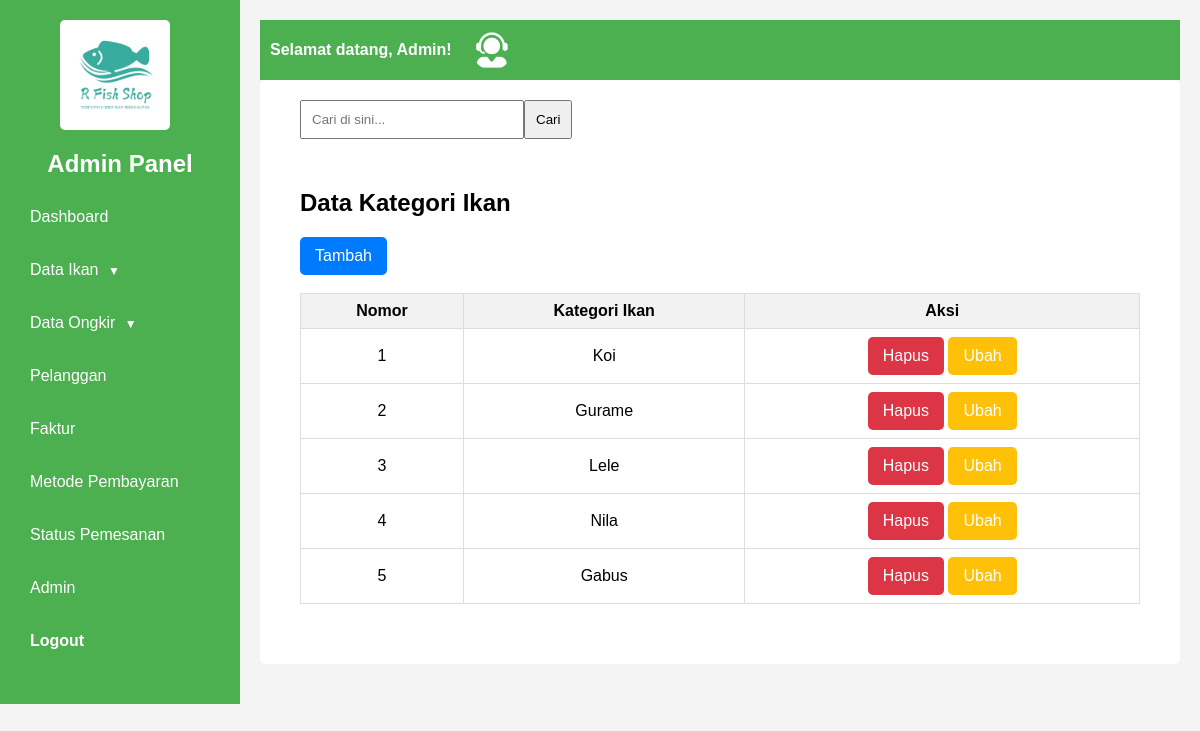
The app's page /admin/index.php?halaman=kategori (signed in) with its own data.
### tables this page shows
CREATE TABLE `kategori` (
  `id_kategori` varchar(10) NOT NULL,
  `kategori` varchar(59) NOT NULL
);

### admin/kategori.php (the view)
<div class="report-box">
	<form action="index.php?halaman=carikategori" method="POST" class="search-box-data">
        <input type="text" name="keyword" placeholder="Cari di sini..." autocomplete="off">
        <button type="submit" name="cari">Cari</button>
    </form>
	<div class="product-table-container">
    <h2>Data Kategori Ikan</h2>
    <a href="index.php?halaman=tambahkategori" class="btn-custom-primary">Tambah</a><br><br>
	<table class="product-table">
    <thead>
		<tr>
			<th>Nomor</th>
			<th>Kategori Ikan</th>
			<th>Aksi</th>
		</tr>
	</thead>
    <tbody>
		<?php $nomor=1; ?>
		<?php $ambil=$koneksi->query("SELECT * FROM kategori");
		while($pecah = $ambil->fetch_assoc()){?>
		<tr>
			<td><center><?php echo $nomor; ?></td>
			<td><?php echo $pecah['kategori']; ?></td>
			<td>
				<a href="hapuskategori.php?id_kategori=<?php echo $pecah['id_kategori']?>" onclick="return confirm('Apakah Anda yakin ingin menghapus data?')" class="btn-custom-danger" name="hapus">Hapus</a>
				<a href="index.php?halaman=ubahkategori&id_kategori=<?php echo $pecah['id_kategori']?>" class="btn-custom-warning">Ubah</a>
			</td>
		</tr>
		<?php $nomor++; ?>
		<?php } ?>
	</tbody>
    </table>
    </div>
</div>

### css/styleadmin.css (style rules this page uses)
body { font-family: Arial, sans-serif; margin: 0; padding: 0; background-color: #f4f4f4; }
.report-box { background: #fff; padding: 20px; margin-bottom: 20px; border-radius: 5px; box-sizing: border-box; }
.search-box-data { display: flex; margin-left: 20px; margin-bottom: 10px; }
.search-box-data input { padding: 10px; width: 200px; }
.search-box-data button { padding: 10px; }
.product-table-container { background: #fff; padding: 20px; border-radius: 5px; margin-bottom: 20px; }
.product-table { width: 100%; border-collapse: collapse; }
.product-table th, .product-table td { border: 1px solid #ddd; padding: 8px; text-align: center; }
.product-table th { background: #f2f2f2; }
.btn-custom-primary { display: inline-block; padding: 10px 15px; color: white; background-color: #007bff; border: none; border-radius: 5px; text-decoration: none; text-align: center; }
.btn-custom-danger { display: inline-block; padding: 10px 15px; color: white; background-color: #dc3545; border: none; border-radius: 5px; text-decoration: none; text-align: center; }
.btn-custom-warning { display: inline-block; padding: 10px 15px; color: white; background-color: #ffc107; border: none; border-radius: 5px; text-decoration: none; text-align: center; }

### records on screen
kategori: kategori "Koi"
kategori: kategori "Gurame"
kategori: kategori "Lele"
kategori: kategori "Nila"
kategori: kategori "Gabus"
